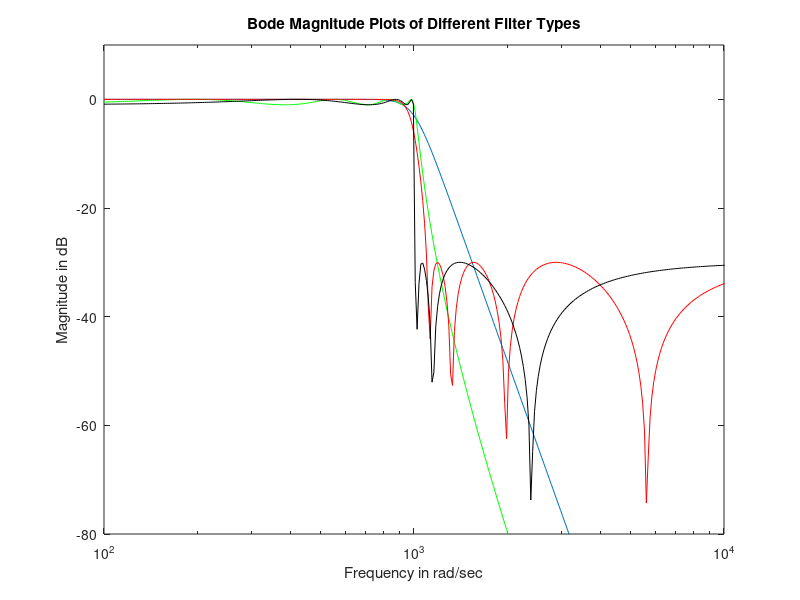

Write the MATLAB code that produced this figure.
close all
[bnum,bden] = butter(8,1000,'s');
[c1num,c1den] = cheby1(8,1,1000,'s');
[c2num,c2den] = cheby2(8,30,1100,'s');
[enum,eden] = ellip(8,1,30,1000,'s');

w = logspace(2,5,500);
Hb = freqs(bnum,bden,w);
Hc1 = freqs(c1num,c1den,w);
Hc2 = freqs(c2num,c2den,w);
He = freqs(enum,eden,w);

semilogx(w,20*log10(abs(Hb))); xlabel('Frequency in rad/sec'); ylabel('Magnitude in dB'); title('Bode Magnitude Plots of Different Filter Types')
hold on
pause
semilogx(w,20*log10(abs(Hc1)),'g');
pause
semilogx(w,20*log10(abs(Hc2)),'r');
pause
semilogx(w,20*log10(abs(He)),'k');
pause
axis([100 10000 -80 10])
